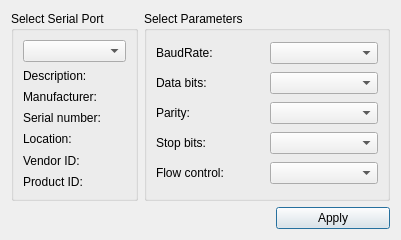
<?xml version="1.0" encoding="UTF-8"?>
<ui version="4.0">
 <class>SettingsDialog</class>
 <widget class="QDialog" name="SettingsDialog">
  <property name="geometry">
   <rect>
    <x>0</x>
    <y>0</y>
    <width>401</width>
    <height>240</height>
   </rect>
  </property>
  <property name="windowTitle">
   <string>Settings</string>
  </property>
  <layout class="QGridLayout" name="gridLayout_3">
   <item row="0" column="0">
    <widget class="QGroupBox" name="selectBox">
     <property name="title">
      <string>Select Serial Port</string>
     </property>
     <layout class="QGridLayout" name="gridLayout">
      <item row="0" column="0">
       <widget class="QComboBox" name="serialPortInfoListBox"/>
      </item>
      <item row="1" column="0">
       <widget class="QLabel" name="descriptionLabel">
        <property name="text">
         <string>Description:</string>
        </property>
       </widget>
      </item>
      <item row="2" column="0">
       <widget class="QLabel" name="manufacturerLabel">
        <property name="text">
         <string>Manufacturer:</string>
        </property>
       </widget>
      </item>
      <item row="3" column="0">
       <widget class="QLabel" name="serialNumberLabel">
        <property name="text">
         <string>Serial number:</string>
        </property>
       </widget>
      </item>
      <item row="4" column="0">
       <widget class="QLabel" name="locationLabel">
        <property name="text">
         <string>Location:</string>
        </property>
       </widget>
      </item>
      <item row="5" column="0">
       <widget class="QLabel" name="vidLabel">
        <property name="text">
         <string>Vendor ID:</string>
        </property>
       </widget>
      </item>
      <item row="6" column="0">
       <widget class="QLabel" name="pidLabel">
        <property name="text">
         <string>Product ID:</string>
        </property>
       </widget>
      </item>
     </layout>
    </widget>
   </item>
   <item row="0" column="1" colspan="2">
    <widget class="QGroupBox" name="parametersBox">
     <property name="title">
      <string>Select Parameters</string>
     </property>
     <layout class="QGridLayout" name="gridLayout_2">
      <item row="0" column="0">
       <widget class="QLabel" name="baudRateLabel">
        <property name="text">
         <string>BaudRate:</string>
        </property>
       </widget>
      </item>
      <item row="0" column="1">
       <widget class="QComboBox" name="baudRateBox"/>
      </item>
      <item row="1" column="0">
       <widget class="QLabel" name="dataBitsLabel">
        <property name="text">
         <string>Data bits:</string>
        </property>
       </widget>
      </item>
      <item row="1" column="1">
       <widget class="QComboBox" name="dataBitsBox"/>
      </item>
      <item row="2" column="0">
       <widget class="QLabel" name="parityLabel">
        <property name="text">
         <string>Parity:</string>
        </property>
       </widget>
      </item>
      <item row="2" column="1">
       <widget class="QComboBox" name="parityBox"/>
      </item>
      <item row="3" column="0">
       <widget class="QLabel" name="stopBitsLabel">
        <property name="text">
         <string>Stop bits:</string>
        </property>
       </widget>
      </item>
      <item row="3" column="1">
       <widget class="QComboBox" name="stopBitsBox"/>
      </item>
      <item row="4" column="0">
       <widget class="QLabel" name="flowControlLabel">
        <property name="text">
         <string>Flow control:</string>
        </property>
       </widget>
      </item>
      <item row="4" column="1">
       <widget class="QComboBox" name="flowControlBox"/>
      </item>
     </layout>
    </widget>
   </item>
   <item row="1" column="0" colspan="2">
    <spacer name="horizontalSpacer">
     <property name="orientation">
      <enum>Qt::Horizontal</enum>
     </property>
     <property name="sizeHint" stdset="0">
      <size>
       <width>259</width>
       <height>20</height>
      </size>
     </property>
    </spacer>
   </item>
   <item row="1" column="2">
    <widget class="QPushButton" name="applyButton">
     <property name="text">
      <string>Apply</string>
     </property>
    </widget>
   </item>
  </layout>
 </widget>
 <resources/>
 <connections/>
</ui>
